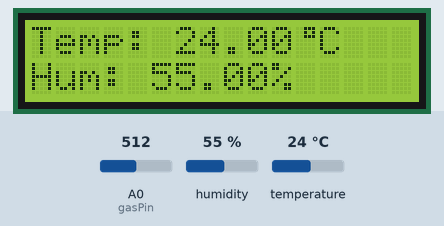
A sketch run on a simulated ESP8266 (NodeMCU). Shown: 16×2 character LCD. Inputs (shaded band) come from the test bench; at power-on: humidity 55 %, A0 (gasPin) = 512, temperature 24 °C. WiFi joins after 1.5 s; servers stay silent unless stated; what the sketch prints to the serial monitor is not drawn.

Above: at 5.1 s.
5.2 s: humidity set to 22 %
At 13.3 s:
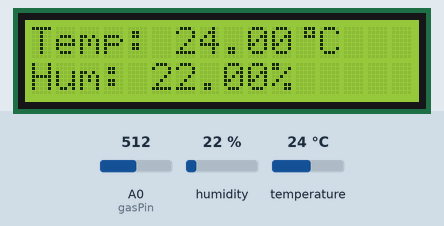
17.5 s: A0 (gasPin) set to 716
At 25.4 s:
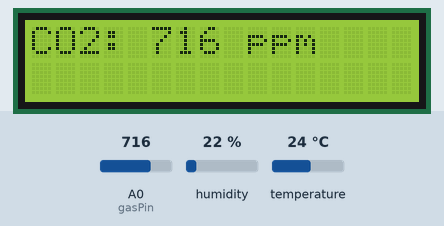
29.5 s: temperature set to 12 °C
At 37.5 s:
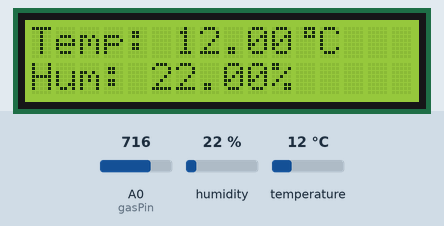
41.7 s: A0 (gasPin) set to 900
At 49.6 s:
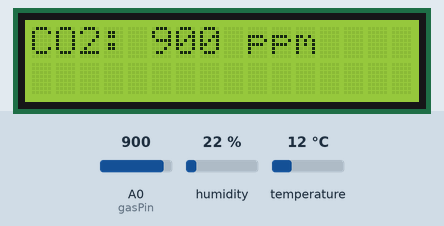
53.7 s: humidity set to 40 %
At 61.7 s:
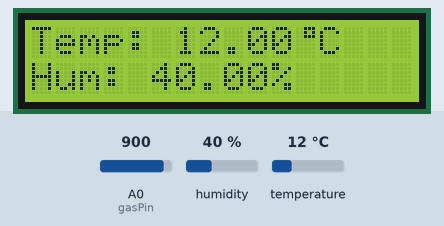
65.9 s: A0 (gasPin) set to 1023
At 73.8 s:
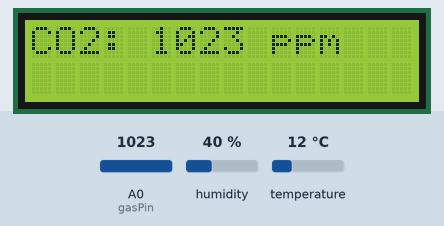
Timing chart, 0 to 75.3 s (numbered marks = the images above; inputs shaded):
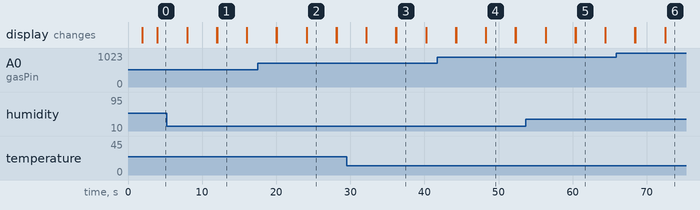

Measured:
- what the display in image 1 shows lasts 4.0 s, from 12.0 s to 16.0 s

The sketch:

sketch_apr18a.ino
```cpp
#define BLYNK_TEMPLATE_ID "TMPL4rmyrV_SI"
#define BLYNK_TEMPLATE_NAME "Измерване на качеството на въздуха"
#define BLYNK_AUTH_TOKEN "43XDA8FfKDr7P6PlUjEunaEwNwYKdtf-"

#define BLYNK_PRINT Serial
#include <ESP8266WiFi.h> // Correct WiFi library for ESP8266
#include <BlynkSimpleEsp8266.h> // Correct Blynk library for ESP8266

#include <DHT.h>
#include <Wire.h>
#include <LiquidCrystal_I2C.h>

LiquidCrystal_I2C lcd(0x27, 16, 2);

byte degree_symbol[8] = {
  0b00111,
  0b00101,
  0b00111,
  0b00000,
  0b00000,
  0b00000,
  0b00000,
  0b00000
};

char auth[] = BLYNK_AUTH_TOKEN;
char ssid[] = " "; // Your WiFi name
char pass[] = " "; // Your WiFi password

BlynkTimer timer;

const int gasPin = A0; // ESP8266 analog input pin is A0
int sensorThreshold = 100;

#define DHTPIN 4 // DHT sensor connected to pin 4
#define DHTTYPE DHT11
DHT dht(DHTPIN, DHTTYPE);

void sendSensor() {
  float h = dht.readHumidity();
  float t = dht.readTemperature(); // Celsius by default

 /* if (isnan(h) || isnan(t)) {
    Serial.println("Failed to read from DHT sensor!");
    return;
  }
*/
  int co2Level = analogRead(gasPin); // Read CO2 level from MQ-135
  Blynk.virtualWrite(V2, co2Level);
 //Blynk.virtualWrite(V0, t);
 // Blynk.virtualWrite(V1, h);

  Serial.print("CO2 Level: "); Serial.println(co2Level);
//  Serial.print("Temperature: "); Serial.print(t); Serial.print(" C  ");
 // Serial.print("Humidity: "); Serial.print(h); Serial.println(" %");
}

void setup() {
  Serial.begin(115200);
  WiFi.begin(ssid, pass);
  Blynk.begin(auth, ssid, pass);
  dht.begin();
  timer.setInterval(30000L, sendSensor);

  lcd.init();
  lcd.backlight();
  lcd.createChar(1, degree_symbol);
  lcd.setCursor(3, 0);
  lcd.print("Air Quality");
  lcd.setCursor(3, 1);
  lcd.print("Monitoring");
  delay(2000);
  lcd.clear();
}

void loop() {
  Blynk.run();
  timer.run();

  float h = dht.readHumidity();
  float t = dht.readTemperature();
  int co2Level = analogRead(gasPin);

  lcd.setCursor(0, 0);
  lcd.print("Temp: ");
  lcd.print(t);
  lcd.write(1); // Degree symbol
  lcd.print("C");

  lcd.setCursor(0, 1);
  lcd.print("Hum: ");
  lcd.print(h);
  lcd.print("%");
  delay(4000);
  lcd.clear();

  lcd.setCursor(0, 0);
  lcd.print("CO2: ");
  lcd.print(co2Level);
  lcd.print(" ppm");
  delay(4000);
  lcd.clear();
}
```
